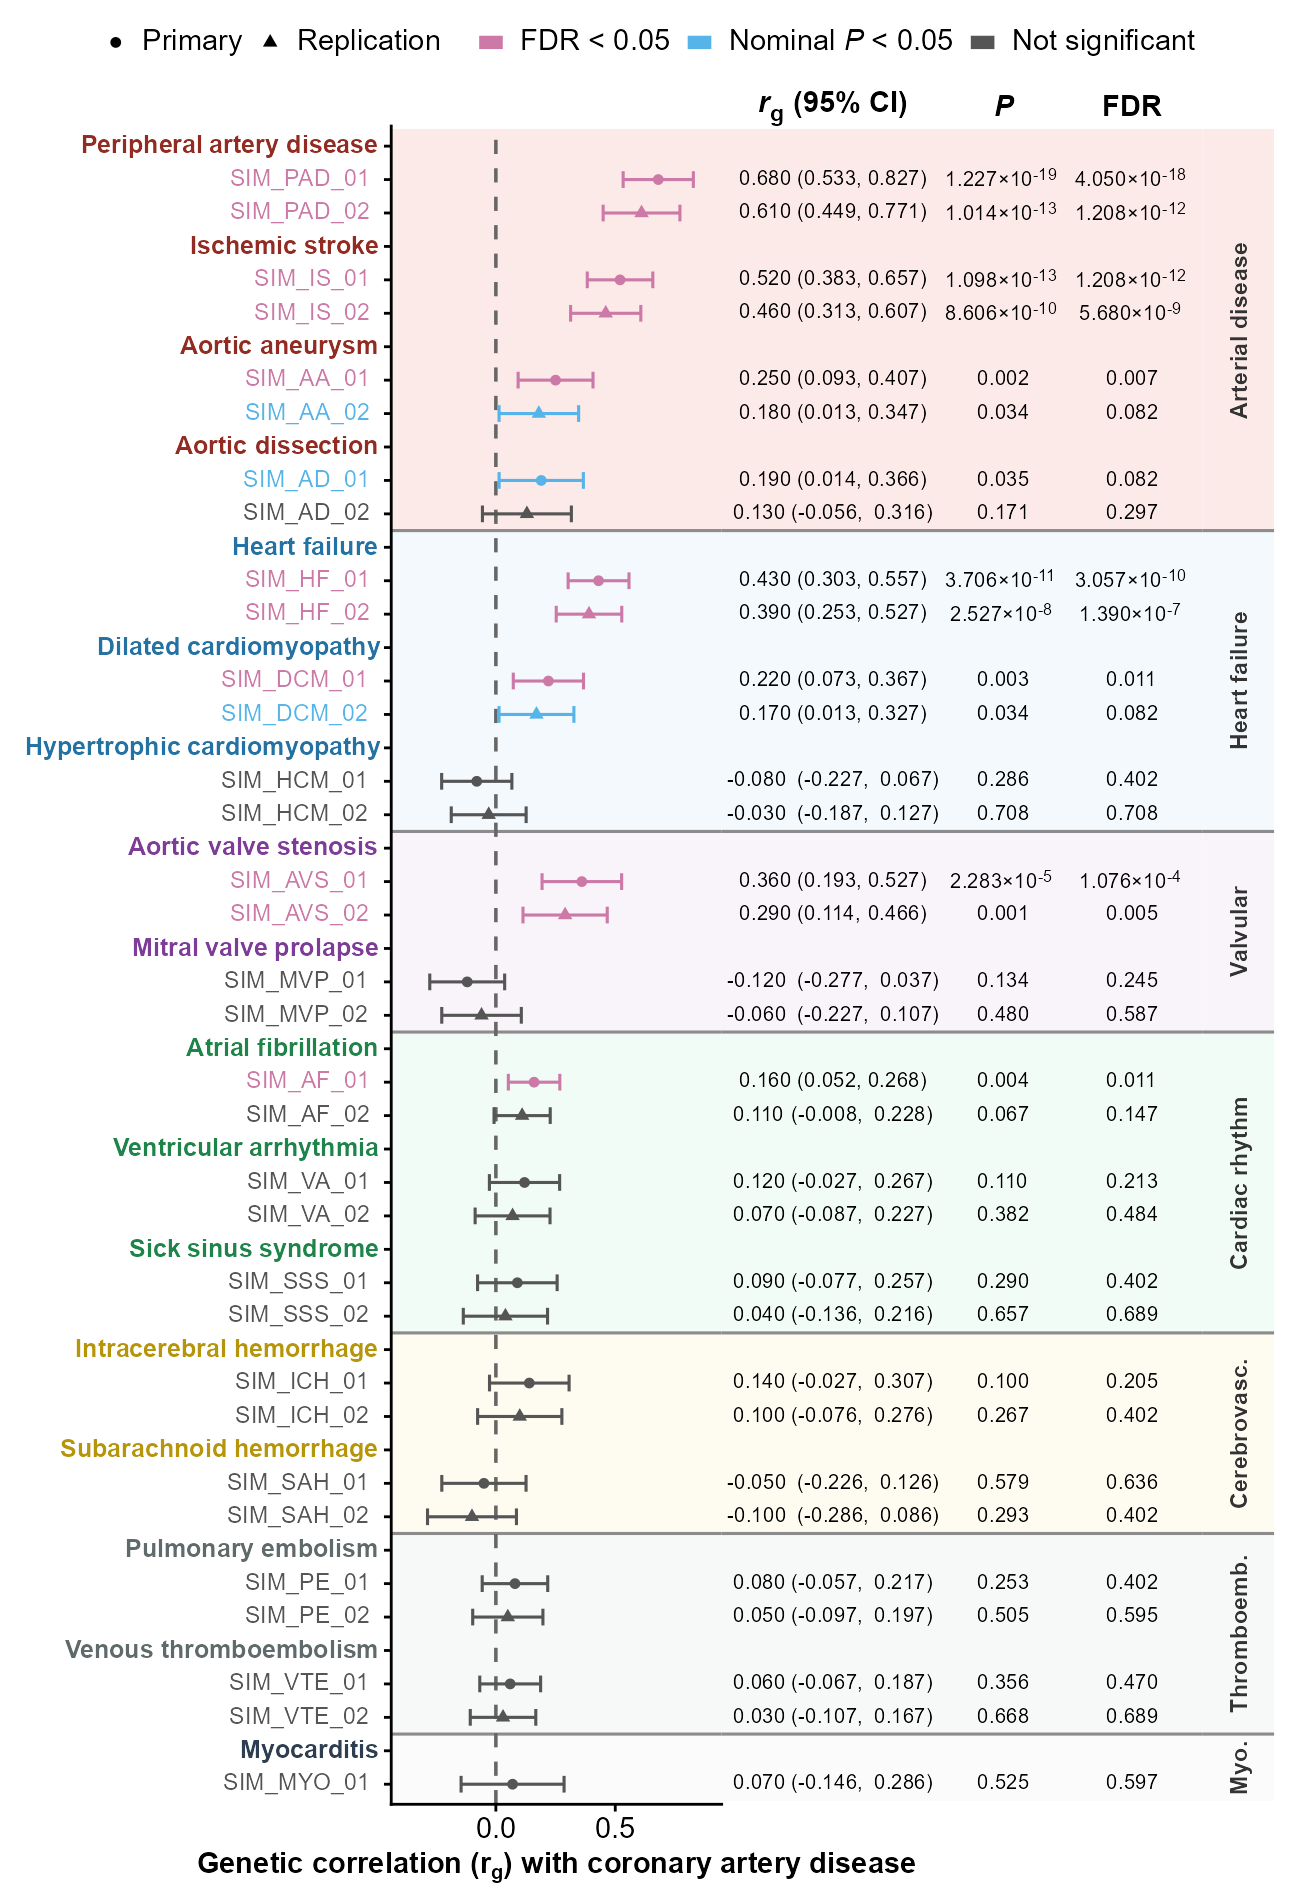

Write R code to recreate this figure.
# Load required packages
suppressMessages(suppressWarnings(library(glue)))
suppressMessages(suppressWarnings(library(dplyr)))
suppressMessages(suppressWarnings(library(ggplot2)))
suppressMessages(suppressWarnings(library(forcats)))
suppressMessages(suppressWarnings(library(ggtext)))
suppressMessages(suppressWarnings(library(patchwork)))
suppressMessages(suppressWarnings(library(cowplot)))
Sys.setlocale('LC_TIME', 'C')

# Set Env
no <- basename(dirname(rstudioapi::getActiveDocumentContext()$path))
wkdir <- dirname(rstudioapi::getActiveDocumentContext()$path)
setwd(wkdir)

# Plotting constants
base.size   <- 7
text.size   <- 5 / ggplot2::.pt
base.family <- 'sans'
col_fdr    <- '#CC79A7'   # Okabe-Ito reddish purple
col_normal <- '#56B4E9'   # Okabe-Ito sky blue
col_ns     <- '#555555'

sig_colors <- c(
  "FDR < 0.05"       = col_fdr,
  "Nominal P < 0.05" = col_normal,
  "Not significant"  = col_ns
)

# Load data
info <- readxl::read_excel(glue("{wkdir}/data/GWAS.infos.xlsx")) %>%
  filter(group %in% c('Primary', 'Replication'))

rg <- readxl::read_excel(glue("{wkdir}/data/rg_summary_simulated_CVD.xlsx")) %>%
  filter(gwas_id %in% info$gwas_id) %>%
  mutate(across(
    c(rg, se, p),
    ~ suppressWarnings(as.numeric(.))
  ))

# ---- Multiple testing correction ---------------------------------------------
rg_clean <- rg %>% mutate(fdr = NA_real_)
.converged <- !is.na(rg_clean$p)
rg_clean$fdr[.converged] <- p.adjust(rg_clean$p[.converged], method = "BH")
rm(.converged)

# ---- 95% CIs and significance groups -----------------------------------------
rg_clean <- rg_clean %>%
  mutate(
    ci_lower = rg - 1.96 * se,
    ci_upper = rg + 1.96 * se,
    sig_group = case_when(
      fdr < 0.05             ~ "FDR < 0.05",
      p < 0.05 & fdr >= 0.05 ~ "Nominal P < 0.05",
      TRUE                   ~ "Not significant"
    ),
    sig_group = factor(
      sig_group,
      levels = c("FDR < 0.05", "Nominal P < 0.05", "Not significant")
    )
  )

# ---- Disease labels ----------------------------------------------------------
disease_labels <- c(
  peripheral_artery_disease   = "Peripheral artery disease",
  ischemic_stroke             = "Ischemic stroke",
  aortic_aneurysm             = "Aortic aneurysm",
  aortic_dissection           = "Aortic dissection",
  heart_failure               = "Heart failure",
  dilated_cardiomyopathy      = "Dilated cardiomyopathy",
  hypertrophic_cardiomyopathy = "Hypertrophic cardiomyopathy",
  atrial_fibrillation         = "Atrial fibrillation",
  ventricular_arrhythmia      = "Ventricular arrhythmia",
  sick_sinus_syndrome         = "Sick sinus syndrome",
  intracerebral_hemorrhage    = "Intracerebral hemorrhage",
  subarachnoid_hemorrhage     = "Subarachnoid hemorrhage",
  venous_thromboembolism      = "Venous thromboembolism",
  pulmonary_embolism          = "Pulmonary embolism",
  aortic_valve_stenosis       = "Aortic valve stenosis",
  mitral_valve_prolapse       = "Mitral valve prolapse",
  myocarditis                 = "Myocarditis"
)

# ---- Disease categories ------------------------------------------------------
category_map <- c(
  # Arterial disease
  peripheral_artery_disease   = "Arterial disease",
  ischemic_stroke             = "Arterial disease",
  aortic_aneurysm             = "Arterial disease",
  aortic_dissection           = "Arterial disease",

  # Heart failure and cardiomyopathy
  heart_failure               = "Heart failure",
  dilated_cardiomyopathy      = "Heart failure",
  hypertrophic_cardiomyopathy = "Heart failure",

  # Cardiac rhythm disorders
  atrial_fibrillation         = "Cardiac rhythm",
  ventricular_arrhythmia      = "Cardiac rhythm",
  sick_sinus_syndrome         = "Cardiac rhythm",

  # Cerebrovascular disease
  intracerebral_hemorrhage    = "Cerebrovascular",
  subarachnoid_hemorrhage     = "Cerebrovascular",

  # Thromboembolic disease
  venous_thromboembolism      = "Thromboembolic",
  pulmonary_embolism          = "Thromboembolic",

  # Valvular heart disease
  aortic_valve_stenosis       = "Valvular",
  mitral_valve_prolapse       = "Valvular"
)

# Myocarditis is treated as a separate outcome, not part of the 6-class disorder map.
category_order <- c(
  "Arterial disease",
  "Heart failure",
  "Valvular",
  "Cardiac rhythm",
  "Cerebrovascular",
  "Thromboembolic"
)

category_bg_colors <- c(
  "Arterial disease" = "#F5B7B1",    # light red
  "Heart failure"    = "#D6EAF8",    # light blue
  "Valvular"         = "#E8DAEF",    # light purple
  "Cardiac rhythm"   = "#D5F5E3",    # light green
  "Cerebrovascular"  = "#FCF3CF",    # light yellow
  "Thromboembolic"   = "#E5E8E8"     # light grey
)

category_text_colors <- c(
  "Arterial disease" = "#922B21",    # dark red
  "Heart failure"    = "#2471A3",    # dark blue
  "Valvular"         = "#7D3C98",    # dark purple
  "Cardiac rhythm"   = "#1E8449",    # dark green
  "Cerebrovascular"  = "#B7950B",    # dark yellow/gold
  "Thromboembolic"   = "#5F6A6A",    # dark grey
  "Myocarditis"      = "#2C3E50"     # dark slate
)

category_bg_colors <- c(
  category_bg_colors,
  "Myocarditis" = "#F2F3F4"          # very light grey
)

rg_clean <- rg_clean %>%
  filter(disease %in% names(disease_labels)) %>%
  mutate(
    disease_label = recode(disease, !!!disease_labels),
    category_raw = recode(disease, !!!category_map, .default = NA_character_),
    category = factor(ifelse(is.na(category_raw), "Myocarditis", category_raw), levels = c(category_order, "Myocarditis"))
  ) %>%
  select(-category_raw)

unmatched <- setdiff(unique(rg_clean$disease), names(disease_labels))
if (length(unmatched) > 0) {
  warning("These disease names were not recoded (check spelling / key format): ", paste(unmatched, collapse = ", "))
}

# Order: 6 classes first (by mean rg within class), then Myocarditis at the bottom
rg_clean <- rg_clean %>%
  group_by(disease_label, category) %>%
  mutate(mean_rg = mean(rg, na.rm = TRUE)) %>%
  ungroup() %>%
  arrange(
    category == "Myocarditis",       # Myocarditis sorts last (TRUE=1)
    category,
    desc(mean_rg),
    disease_label
  ) %>%
  mutate(disease_label = factor(disease_label, levels = unique(disease_label)))

# ---- Join analysis-set label and GWAS metadata -------------------------------
rg_clean <- rg_clean %>%
  select(-any_of('group')) %>%   # group comes from GWAS.infos.xlsx
  left_join(
    info %>% dplyr::select(gwas_id, group),
    by = "gwas_id"
  ) %>%
  mutate(group = factor(group, levels = c("Primary", "Replication")))

if (any(is.na(rg_clean$group))) {
  warning("These phenotypes have no Primary/Replication label in info: ", paste(unique(rg_clean$gwas_id[is.na(rg_clean$group)]), collapse = ", "))
}

rg_clean <- rg_clean %>% mutate(phenotype_label = gwas_id)

# Sorting
rg_clean <- rg_clean %>%
  arrange(disease_label, group, desc(rg)) %>%
  mutate(
    row_id = row_number(),
    phenotype_ordered = fct_inorder(paste(disease_label, phenotype_label, sep = "___"))
  )

# ---- Build plotting frame with disease header rows ---------------------------
# Exact P/FDR values; scientific notation with superscript exponent for small values
fmt_p <- function(x) vapply(x, function(p) {
  if (is.na(p)) return("")
  if (p < 1e-3) {
    exponent <- floor(log10(p))
    sprintf("%.3f×10<sup>%d</sup>", p / 10^exponent, exponent)
  } else {
    formatC(p, format = "f", digits = 3)
  }
}, character(1))

rg_plot <- rg_clean %>%
  dplyr::select(disease_label, category, phenotype_label, rg, se, ci_lower, ci_upper, p, fdr, sig_group, group) %>%
  mutate(rank = 1)

header_rows <- rg_plot %>%
  distinct(disease_label, category) %>%
  mutate(
    phenotype_label = NA_character_,
    rg = NA_real_, se = NA_real_,
    ci_lower = NA_real_, ci_upper = NA_real_,
    p = NA_real_, fdr = NA_real_,
    sig_group = factor(NA, levels = levels(rg_clean$sig_group)),
    group = factor(NA, levels = c("Primary", "Replication")),
    rank = 0
  )

rg_plot <- bind_rows(header_rows, rg_plot) %>%
  arrange(disease_label, rank, group, desc(rg)) %>%
  mutate(
    y_label = case_when(
      rank == 0 ~ paste0("<strong style='color:", category_text_colors[as.character(category)], ";font-size:", 8, "px;'>", disease_label, "</strong>"),
      TRUE      ~ paste0("<p style='color:", sig_colors[as.character(sig_group)], ";font-size:7.5px'>", phenotype_label, "</p>")
    ),
    y_label = factor(y_label, levels = unique(rev(y_label))),
    rg_txt  = ifelse(is.na(rg), "", sprintf("%.3f (%.3f, %.3f)", rg, ci_lower, ci_upper)),
    p_txt   = ifelse(rank == 0, "", fmt_p(p)),
    fdr_txt = ifelse(rank == 0, "", fmt_p(fdr))
  )
rg_plot$y_label

# ---- Category background bands and separators --------------------------------
rg_plot <- rg_plot %>%
  mutate(y_pos = as.numeric(y_label))

band_df <- rg_plot %>%
  filter(!is.na(category)) %>%
  group_by(category) %>%
  summarise(
    ymin = min(y_pos) - 0.5,
    ymax = max(y_pos) + 0.5,
    ymid = (min(y_pos) + max(y_pos)) / 2,
    .groups = "drop"
  ) %>%
  arrange(ymin)

seps <- band_df %>%
  slice(-1) %>%
  mutate(y = ymin)

x_range <- range(c(rg_plot$rg, rg_plot$ci_lower, rg_plot$ci_upper), na.rm = TRUE)
x_span <- diff(x_range)
xlim_forest <- c(x_range[1] - 0.08 * x_span, x_range[2] + 0.05 * x_span)

# ---- Left panel: forest plot -------------------------------------------------
# Color legend labels with italic P
sig_labels <- c(
  "FDR < 0.05"       = "FDR < 0.05",
  "Nominal P < 0.05" = "Nominal <i>P</i> < 0.05",
  "Not significant"  = "Not significant"
)

p_forest <- ggplot(rg_plot, aes(x = rg, y = y_label)) +
  geom_rect(
    data = band_df,
    aes(xmin = -Inf, xmax = Inf, ymin = ymin, ymax = ymax, fill = category),
    alpha = 0.30, inherit.aes = FALSE, show.legend = FALSE
  ) +
  geom_hline(
    data = seps,
    aes(yintercept = y), color = "grey55", linewidth = 0.35, linetype = "solid",
    inherit.aes = FALSE
  ) +
  geom_vline(xintercept = 0, linetype = "dashed", color = "grey40", linewidth = 0.4) +
  geom_errorbar(aes(xmin = ci_lower, xmax = ci_upper, color = sig_group), orientation = "y", width = 0.5, linewidth = 0.35, na.rm = TRUE) +
  geom_point(aes(color = sig_group, shape = group), size = 1.0, na.rm = TRUE) +
  scale_fill_manual(values = category_bg_colors) +
  scale_color_manual(
    values = sig_colors, labels = sig_labels, name = NULL, na.translate = FALSE
  ) +
  scale_shape_manual(values = c(Primary = 16, Replication = 17), name = NULL, na.translate = FALSE) +
  labs(
    x = expression(bold(paste("Genetic correlation (", r[g], ") with coronary artery disease"))),
    y = NULL
  ) +
  coord_cartesian(xlim = xlim_forest, clip = "off") +
  theme_classic(base_size = base.size, base_family = base.family) +
  theme(
    axis.text.y = element_markdown(size = base.size, color = "black", hjust = 1),
    axis.text.x = element_text(size = base.size, color = "black"),
    axis.title.x = element_text(size = base.size, face = "bold"),
    legend.position = "top",
    legend.box = "horizontal",
    legend.text = element_markdown(size = base.size),
    legend.key.height = unit(0.4, "cm"),
    legend.key.width = unit(0.2, "cm"),
    legend.spacing.x = unit(0.3, "cm"),
    legend.box.spacing = unit(0.5, "cm"),
    legend.margin = margin(t = 1.15, b = -0.80, unit = 'cm'),
    panel.grid = element_blank(),
    plot.margin = margin(t = 0, r = 0, b = 0, l = 6)
  ) +
  guides(
    shape = guide_legend(order = 1, nrow = 1),
    color = guide_legend(
      order = 2, nrow = 1,
      override.aes = list(shape = NA, linetype = 1, linewidth = 1.5)
    )
  )

# ---- Right panel: r_g (95% CI), P and FDR columns -------------------------
p_stats <- ggplot(rg_plot, aes(y = y_label)) +
  geom_rect(
    data = band_df,
    aes(xmin = -Inf, xmax = Inf, ymin = ymin, ymax = ymax, fill = category),
    alpha = 0.30, inherit.aes = FALSE, show.legend = FALSE
  ) +
  geom_hline(
    data = seps,
    aes(yintercept = y), color = "grey55", linewidth = 0.35, linetype = "solid",
    inherit.aes = FALSE
  ) +
  scale_fill_manual(values = category_bg_colors) +
  geom_richtext(aes(x = 0.95, label = rg_txt), hjust = 0.5, vjust = 0.5, size = text.size, family = base.family, color = "black", fill = NA, label.color = NA, label.padding = unit(0, "lines")) +
  geom_richtext(aes(x = 2.4, label = p_txt), hjust = 0.5, vjust = 0.5, size = text.size, family = base.family, color = "black", fill = NA, label.color = NA, label.padding = unit(0, "lines")) +
  geom_richtext(aes(x = 3.5, label = fdr_txt), hjust = 0.5, vjust = 0.5, size = text.size, family = base.family, color = "black", fill = NA, label.color = NA, label.padding = unit(0, "lines")) +
  scale_x_continuous(
    breaks = c(0.95, 2.4, 3.5),
    labels = c("*r*<sub>g</sub> (95% CI)", "*P*", "FDR"),
    limits = c(0, 4.1),
    position = "top",
    expand = c(0, 0)
  ) +
  theme_void(base_size = base.size, base_family = base.family) +
  theme(
    axis.text.x  = element_markdown(face = "bold", size = base.size, color = "black"),
    plot.margin  = margin(t = 0, r = 0, b = 0, l = 0)
  )

# ---- Category label panel ----------------------------------------------------
cat_label_df <- band_df %>%
  mutate(
    label = case_when(
      category == "Cerebrovascular" ~ "Cerebrovasc.",
      category == "Thromboembolic"  ~ "Thromboemb.",
      category == "Myocarditis"  ~ "Myo.",
      TRUE ~ category
    )
  )

p_cats <- ggplot(rg_plot, aes(y = y_label)) +
  geom_rect(data = band_df, aes(xmin = -Inf, xmax = Inf, ymin = ymin, ymax = ymax, fill = category), alpha = 0.30, inherit.aes = FALSE, show.legend = FALSE) +
  geom_hline(data = seps, aes(yintercept = y), color = "grey55", linewidth = 0.35, linetype = "solid", inherit.aes = FALSE) +
  scale_fill_manual(values = category_bg_colors) +
  geom_text(data = cat_label_df,
    aes(x = 2.15, y = ymid, label = label),
    color = "#333333", hjust = 0.5, vjust = 0.5, angle = 90,
    size = text.size + 0.25, family = base.family,
    fontface = "bold", inherit.aes = FALSE, lineheight = 0.70
  ) +
  # Same top-axis row as p_stats (drawn invisibly) so the panel has identical
  # vertical geometry and plot_grid can align it with the other two panels.
  scale_x_continuous(
    breaks = c(1.2, 2.7, 3.8),
    labels = c("*r*<sub>g</sub> (95% CI)", "*P*", "FDR"),
    limits = c(0, 4.3),
    position = "top",
    expand = c(0, 0)
  ) +
  # Keep the y scale identical to the other two panels (the numeric ymid
  # values in geom_text would otherwise expand this panel's range and break
  # vertical alignment).
  scale_y_discrete(limits = levels(rg_plot$y_label), expand = expansion(add = 0.6)) +
  coord_cartesian(clip = "on") +
  theme_void(base_size = base.size, base_family = base.family) +
  theme(
    axis.text.x  = element_markdown(face = "bold", size = base.size, color = "transparent"),
    plot.margin = margin(t = 0, r = 6, b = 0, l = 0)
  )

# ---- Combine and save --------------------------------------------------------
# Extract shared legend, then drop legends from panels so alignment is clean
legend_shared <- get_legend(p_forest)
p_forest <- p_forest + theme(legend.position = "none")

# Vertically align panels and remove horizontal gaps via zero side margins
p_body <- plot_grid(
  p_forest, p_stats, p_cats,
  rel_widths = c(1.5, 1.0, 0.20),
  align = "h", axis = "tb", nrow = 1
)

gg <- plot_grid(
  legend_shared, p_body,
  ncol = 1, rel_heights = c(0.10, 0.55)
) + theme(
  plot.margin = margin(t = -2.0, unit = 'cm')
)

# Save to file
width = 110; height = 160
ggsave(gg, filename = glue('{wkdir}/{no}.png'), width = width, height = height, units = 'mm', dpi = 300, device = 'png', bg = '#FFFFFF')
ggsave(gg, filename = glue('{wkdir}/{no}.pdf'), width = width, height = height, units = 'mm', dpi = 300, device = cairo_pdf, bg = '#FFFFFF')

# sessionInfo
sink(glue('{wkdir}/{no}.txt'))
sessionInfo()
sink()
